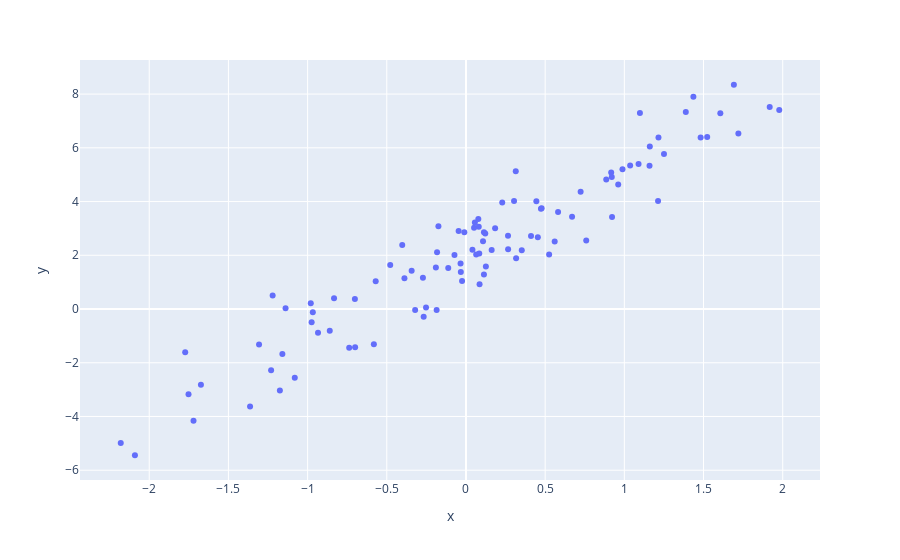

This figure's notebook cell:
### Code cell
import plotly.express as px
fig = px.scatter(x=X, y=Y)
fig.show()
